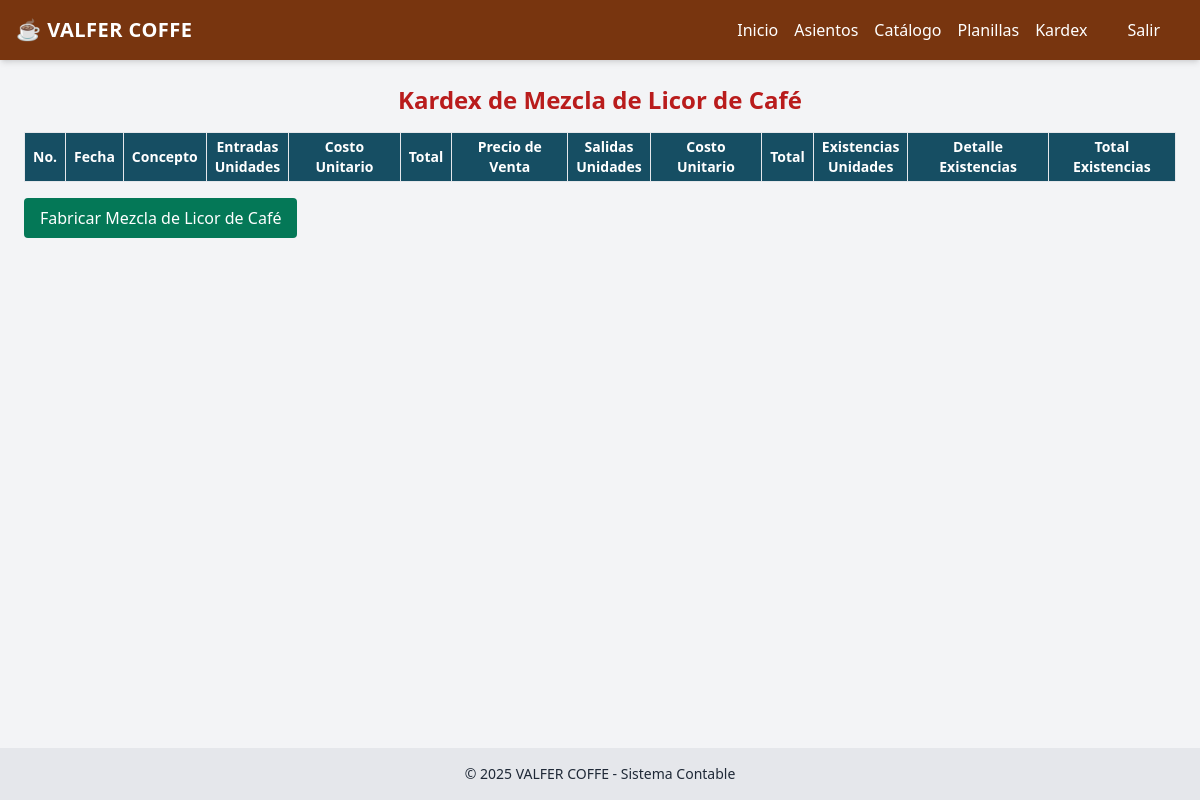
The page /kardex/producto/2/ on the database as committed earlier.
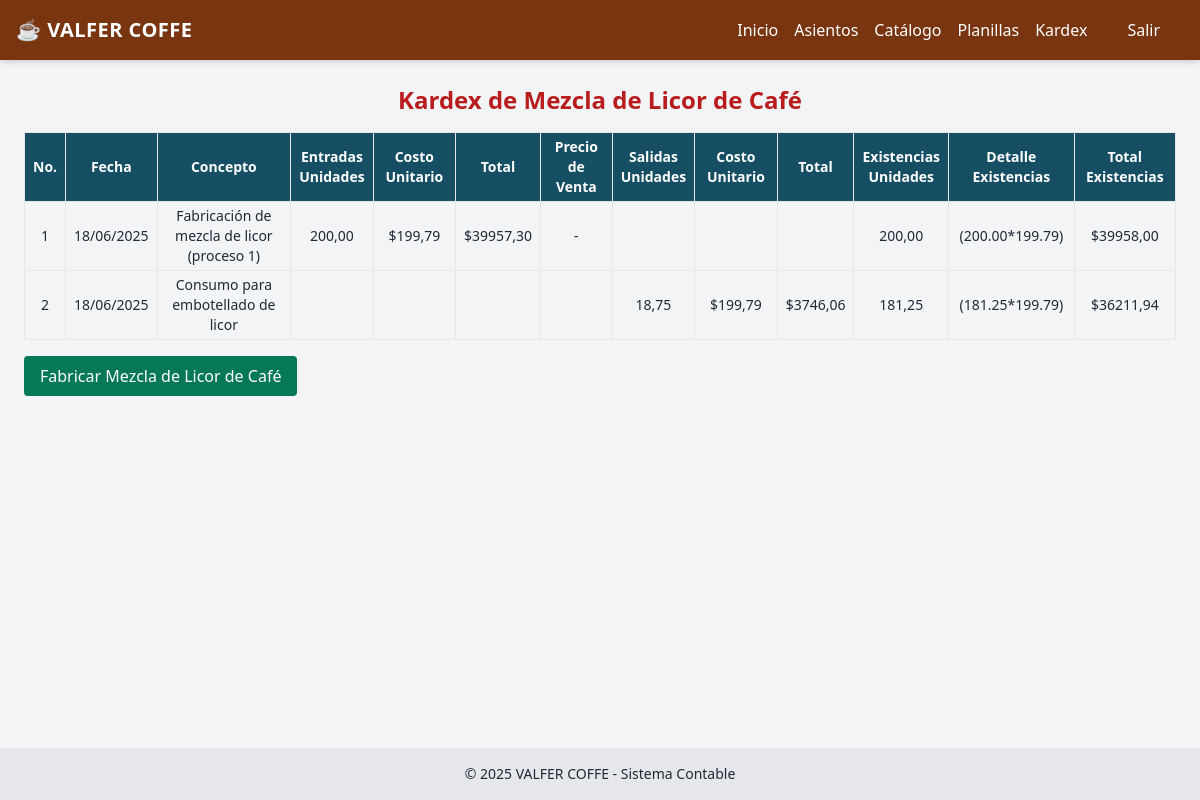
The same page on the database as committed later.
### contabilidad/models.py (models this page shows, shortened)
class KardexProductoTerminado(models.Model):
    producto = models.ForeignKey(ProductoTerminado, on_delete=models.CASCADE)
    fecha = models.DateField()
    tipo_movimiento = models.CharField(max_length=20, choices=[('ingreso','Ingreso Proceso'),('salida','Venta')])
    concepto = models.CharField(max_length=255, blank=True, null=True)
    cantidad = models.DecimalField(max_digits=12, decimal_places=2)
    costo_unitario = models.DecimalField(max_digits=12, decimal_places=2)
    precio_venta_unitario = models.DecimalField(max_digits=10, decimal_places=2, null=True, blank=True)
    total = models.DecimalField(max_digits=12, decimal_places=2)
    saldo_cantidad = models.DecimalField(max_digits=12, decimal_places=2)
    saldo_total = models.DecimalField(max_digits=12, decimal_places=2)

### contabilidad/views.py (the view)
# urls.py: path('kardex/producto/<int:producto_id>/', views.kardex_producto_terminado, name='kardex_producto_terminado'),
def kardex_producto_terminado(request, producto_id):
    producto = get_object_or_404(ProductoTerminado, id=producto_id)
    movimientos = KardexProductoTerminado.objects.filter(
        producto=producto
    ).order_by('fecha', 'id')
    movimientos_y_lotes = []
    lotes_actuales = []
    total_existencias = Decimal('0')
    total_valor = Decimal('0')
    for mov in movimientos:
        if mov.tipo_movimiento == 'ingreso':
            lotes_actuales.append({'cantidad': mov.cantidad, 'costo_unitario': mov.costo_unitario})
            total_existencias += mov.cantidad
            total_valor += mov.cantidad * mov.costo_unitario
        elif mov.tipo_movimiento == 'salida':
            cantidad_a_sacar = mov.cantidad
            valor_salida = Decimal('0')
            detalle_lotes = []
            i = 0
            while cantidad_a_sacar > 0 and i < len(lotes_actuales):
                lote = lotes_actuales[i]
                consumir = min(lote['cantidad'], cantidad_a_sacar)
                valor_salida += consumir * lote['costo_unitario']
                detalle_lotes.append(f"{consumir}x{lote['costo_unitario']}")
                lote['cantidad'] -= consumir
                cantidad_a_sacar -= consumir
                if lote['cantidad'] == 0:
                    i += 1
            lotes_actuales = [l for l in lotes_actuales if l['cantidad'] > 0]
            total_existencias -= mov.cantidad
            total_valor -= valor_salida
        detalle_existencias = " + ".join(
            [f"({l['cantidad']}*{l['costo_unitario']})" for l in lotes_actuales]
        ) if lotes_actuales else ""
        movimientos_y_lotes.append((
            mov,
            {
                'unidades_totales': total_existencias,
                'detalle': detalle_existencias,
                'valor_total': total_valor,
            }
        ))
    nombre = producto.nombre.lower()
    if "bolsa" in nombre:
        fabricar_url = 'fabricar_embolsar_cafe'
        texto_boton = 'Fabricar Bolsas de Café'
    elif "mezcla" in nombre:
        fabricar_url = 'fabricar_mezcla_licor'
        texto_boton = 'Fabricar Mezcla de Licor de Café'
    elif "licor" in nombre or "750ml" in nombre:
        fabricar_url = 'fabricar_embotellar_licor'
        texto_boton = 'Fabricar Licor de Café 750ml'
    else:
        fabricar_url = None
        texto_boton = None
    return render(request, 'fabricacion/kardex_producto_terminado.html', {
        'producto': producto,
        'movimientos_y_lotes': movimientos_y_lotes,
        'fabricar_url': fabricar_url,
        'texto_boton': texto_boton,
    })

### contabilidad/templates/fabricacion/kardex_producto_terminado.html (shortened to what this page needs)
{% extends 'contabilidad/base.html' %}
{% block content %}
<h2 class="text-2xl font-bold mb-4 text-center text-red-700">Kardex de {{ producto.nombre }}</h2>
<div class="overflow-x-auto">
  <table class="w-full text-sm border text-center">
    <thead class="bg-cyan-900 text-white">
      <tr>
        <th class="border px-2 py-1">No.</th>
        <th class="border px-2 py-1">Fecha</th>
        <th class="border px-2 py-1">Concepto</th>
        <th class="border px-2 py-1">Entradas<br>Unidades</th>
        <th class="border px-2 py-1">Costo Unitario</th>
        <th class="border px-2 py-1">Total</th>
        <th class="border px-2 py-1">Precio de Venta</th>
        <th class="border px-2 py-1">Salidas<br>Unidades</th>
        <th class="border px-2 py-1">Costo Unitario</th>
        <th class="border px-2 py-1">Total</th>
        <th class="border px-2 py-1">Existencias<br>Unidades</th>
        <th class="border px-2 py-1">Detalle Existencias</th>
        <th class="border px-2 py-1">Total Existencias</th>
      </tr>
    </thead>
    <tbody>
      {% for mov, exist in movimientos_y_lotes %}
        <tr>
          <td class="border px-2 py-1">{{ forloop.counter }}</td>
          <td class="border px-2 py-1">{{ mov.fecha|date:"d/m/Y" }}</td>
          <td class="border px-2 py-1">{{ mov.concepto }}</td>
          {% if mov.tipo_movimiento == 'ingreso' %}
            <td class="border px-2 py-1">{{ mov.cantidad|floatformat:2 }}</td>
            <td class="border px-2 py-1">${{ mov.costo_unitario|floatformat:2 }}</td>
            <td class="border px-2 py-1">${{ mov.total|floatformat:2 }}</td>
            <td class="border px-2 py-1">
              {% if mov.precio_venta_unitario %}
                <span class="font-bold text-blue-700">${{ mov.precio_venta_unitario|floatformat:2 }}</span>
              {% else %}
                -
              {% endif %}
            </td>
            <td class="border px-2 py-1"></td>
            <td class="border px-2 py-1"></td>
            <td class="border px-2 py-1"></td>
          {% elif mov.tipo_movimiento == 'salida' %}
            <td class="border px-2 py-1"></td>
            <td class="border px-2 py-1"></td>
            <td class="border px-2 py-1"></td>
            <td class="border px-2 py-1"></td>
            <td class="border px-2 py-1">{{ mov.cantidad|floatformat:2 }}</td>
            <td class="border px-2 py-1">${{ mov.costo_unitario|floatformat:2 }}</td>
            <td class="border px-2 py-1">${{ mov.total|floatformat:2 }}</td>
          {% endif %}
          <td class="border px-2 py-1">{{ exist.unidades_totales|floatformat:2 }}</td>
          <td class="border px-2 py-1">{{ exist.detalle }}</td>
          <td class="border px-2 py-1">${{ exist.valor_total|floatformat:2 }}</td>
        </tr>
      {% endfor %}
    </tbody>
  </table>
</div>
{% if fabricar_url and texto_boton %}
  <a href="{% url fabricar_url %}" class="inline-block bg-emerald-700 text-white px-4 py-2 rounded hover:bg-emerald-800 transition mt-4">
    {{ texto_boton }}
  </a>
{% endif %}
{% endblock %}

Rows that differ between the two databases and show on the page:
added KardexProductoTerminado: fecha "18/06/2025", concepto "Fabricación de mezcla de licor (proceso 1)", cantidad "200,00", costo_unitario "199,79", total "39957,30", unidades_totales "200,00", detalle "(200.00*199.79)", valor_total "39958,00"
added KardexProductoTerminado: fecha "18/06/2025", concepto "Consumo para embotellado de licor", cantidad "18,75", costo_unitario "199,79", total "3746,06", unidades_totales "181,25", detalle "(181.25*199.79)", valor_total "36211,94"
